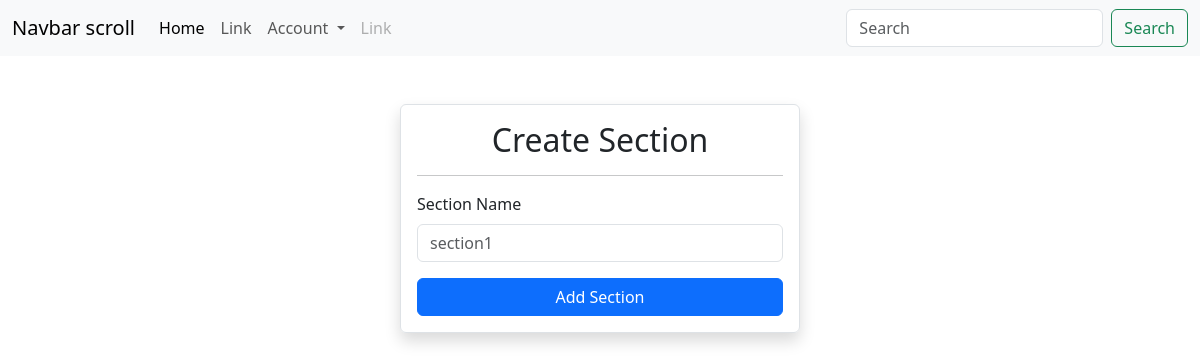
/sections, run on an earlier commit of the app's database.
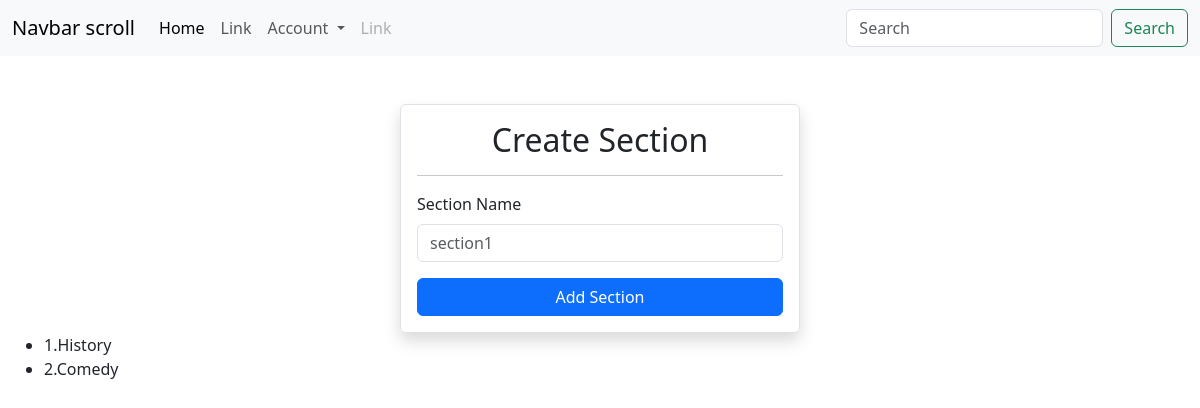
And on a later commit of the database.
### app/models.py (models this page shows)
class Section(db.Model):
    __tablename__ = "sections"
    section_id = db.Column(db.Integer, autoincrement=True, primary_key=True)
    section_name = db.Column(db.String)
    ...
    id

### app/bp/section.py (the view)
@bp.route("/sections", methods=["GET", "POST"])
def create_and_list_sections():
    if request.method == "GET":
        sections = Section.query.all()
        return render_template("create_section.html", sections=sections)
    elif request.method == "POST":
        section_name = request.form.get("sectionName")
        new_section = Section(section_name=section_name)
        db.session.add(new_section)
        db.session.commit()
        return redirect(url_for("section.create_and_list_sections"))

### templates/create_section.html
{% extends "base.html" %}
{% block content %}
<div class="container-fluid">
    <div class="row mt-5">
        <div class="offset-4 col-4 shadow border rounded p-3">
            <h2 class="text-center">Create Section</h2>
            <hr>
            <form action="/sections" method="post">
                <div class="mb-3">
                    <label for="sectionName" class="form-label">Section Name</label>
                    <input type="text" class="form-control" name="sectionName" id="sectionName" placeholder="section1">
                </div>
                <button class="btn btn-primary w-100" type="submit">Add Section</button>
            </form>
        </div>
    </div>
    <div>
        <ul>
            {% for section in sections %}
            <li>{{section.section_id}}.{{section.section_name}}</li>
            {% endfor %}
        </ul>
    </div>
</div>
{%endblock%}

### templates/base.html (shortened to what this page needs)
<!DOCTYPE html>
<html lang="en">
<head>
    <link href="https://cdn.jsdelivr.net/npm/bootstrap@5.3.3/dist/css/bootstrap.min.css" rel="stylesheet"
>
    <link rel="stylesheet" href="{{ url_for('static', filename='main.css') }}">
</head>
<body>
    <nav class="navbar navbar-expand-lg bg-body-tertiary">
        <div class="container-fluid">
            <a class="navbar-brand" href="#">Navbar scroll</a>
            <div class="collapse navbar-collapse" id="navbarScroll">
                <ul class="navbar-nav me-auto my-2 my-lg-0 navbar-nav-scroll" style="--bs-scroll-height: 100px;">
                    <li class="nav-item">
                        <a class="nav-link active" aria-current="page" href="#">Home</a>
                    </li>
                    <li class="nav-item">
                        <a class="nav-link" href="#">Link</a>
                    </li>
                    <li class="nav-item dropdown">
                        <a class="nav-link dropdown-toggle" href="#" role="button" data-bs-toggle="dropdown"
                            aria-expanded="false">
                            Account
                        </a>
                    </li>
                    <li class="nav-item">
                        <a class="nav-link disabled" aria-disabled="true">Link</a>
                    </li>
                </ul>
                <form class="d-flex" role="search">
                    <input class="form-control me-2" type="search" placeholder="Search" aria-label="Search">
                    <button class="btn btn-outline-success" type="submit">Search</button>
                </form>
            </div>
        </div>
    </nav>
    {% block content %}
    {% endblock %}
</body>
</html>

What changed in the data, as far as the page shows it:
added Section: section_id "1", section_name "History"
added Section: section_id "2", section_name "Comedy"
